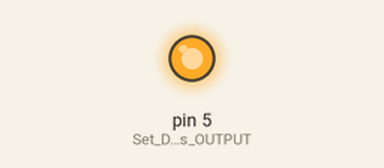
Recording of a sketch running on a simulated Arduino Uno, built with avr-gcc and run on an emulated ATmega328P. Shown: output pins drawn as LEDs (lit = HIGH).

Above: at 5.0 s.
At 15.0 s:
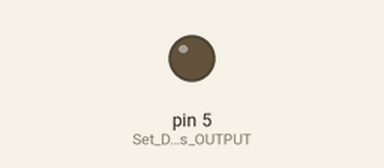
Timing chart, 0 to 26.0 s (numbered marks = the images above):
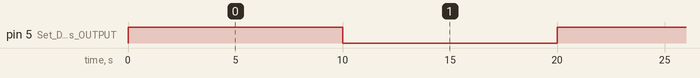

The sketch:

water.ino
```cpp
void setup() {
  pinMode(5, OUTPUT);// Set D5 as OUTPUT
}

void loop() {
    digitalWrite(5, HIGH);   // atomize
    delay(10000);              // wait for 10 seconds
    digitalWrite(5, LOW);    // atomization stopped
    delay(10000);              // wait for 10 seconds
}
```

Measured:
- by itself, pin 5 (Set_D5_as_OUTPUT): alternates HIGH for 10.0 s and LOW for 10.0 s
